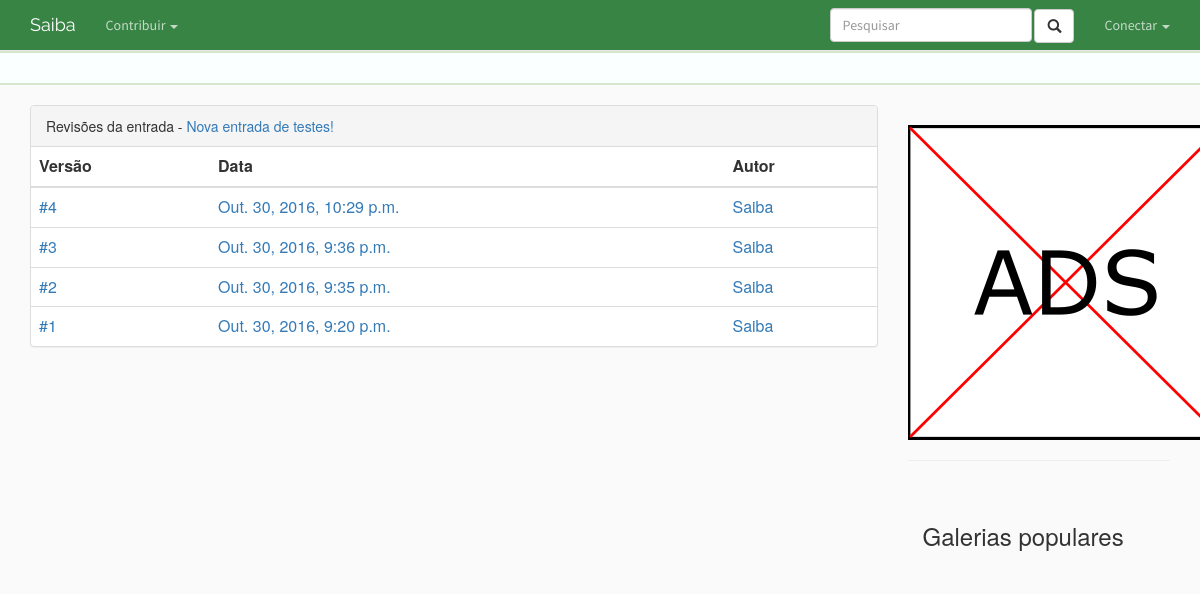
Page /entrada/nova-entrada-de-testes/historico on the committed database.
### entry/models.py (models this page shows, shortened)
class Entry(models.Model):
    author                  = models.ForeignKey(User, default=1)
    title                   = models.CharField(max_length=250)
    slug                    = models.SlugField(max_length=250, default="", blank=True, unique=True)
    status                  = models.ForeignKey(Status, default=1)
    category                = models.ForeignKey(Category, default=1)
    type                    = models.CharField(max_length=100, blank=True)
    date_origin             = models.CharField(max_length=100, blank=True)
    origin                  = models.CharField(max_length=100)
    icon                    = models.ImageField(upload_to='icon/', blank=True)
    icon_url                = models.URLField(blank=True)
    hidden                  = models.BooleanField(default=False)
    images_locked           = models.BooleanField(default=False)
    videos_locked           = models.BooleanField(default=False)
    comments_locked         = models.BooleanField(default=False)
    tags                    = models.ManyToManyField('home.Tag', blank=True)
    trending_points         = models.IntegerField(default=0)
    editorship              = models.ManyToManyField('profile.Profile', blank=True)
    view                    = GenericRelation('feedback.View')
    votes                   = GenericRelation('feedback.TrendingVote', related_query_name='entries')
    class Meta:
        verbose_name_plural = "entries"

class Revision(models.Model):
    author = models.ForeignKey(User, default=1)
    entry = models.ForeignKey(Entry, on_delete=models.CASCADE, related_name="revisions")
    content = models.TextField(max_length=2500)
    date = models.DateTimeField(auto_now_add=True, blank=True)
    hidden = models.BooleanField(default=False)

### entry/views.py (the view)
# urls.py: url(r'^(?P<entry_slug>[\w-]+)/historico$', views.history, name='history'),
def history(request, entry_slug):
    entry = get_object_or_404(Entry, slug=entry_slug)
    revisions = Revision.objects.filter(entry=entry, hidden=False).order_by('-id')
    context = {'revisions'  : revisions,
               'entry_name' : entry.title,
               'entry_slug' : entry.slug }
    return render(request, escape('entry/history.html'), context)

### entry/templates/entry/history.html (shortened to what this page needs)
﻿{% extends 'home/base.html' %}
{% block body %}
    <div class="panel panel-default">
        <div class="panel-heading">Revisões da entrada - <a href='{% url 'entry:detail' entry_slug %}'>{{ entry_name }}</a></div>
        <table class="table">
            <thead>
                <tr>
                    <th>Versão</th>
                    <th>Data</th>
                    <th>Autor</th>
                </tr>
            </thead>
            <tbody>
                {% for revision in revisions %}
                        <tr>
                            <td><a href='#'>#{{ forloop.revcounter }}</a></td>
                            <td><a href='{% url 'entry:revision' entry_slug revision.id %}'>{{ revision.date }}</a></td>
                            <td><a href='{% url 'profile:detail' revision.author.profile.slug %}'>{{revision.author.username}}</a></td>
                        </tr>
                {% endfor %}
            </tbody>
        </table>
    </div>
{% endblock %}

### home/templates/home/base.html (shortened to what this page needs)
﻿<!DOCTYPE html>
<html lang="pt-br">
    <head>
        {% load staticfiles %}
        <link rel="stylesheet" href="https://maxcdn.bootstrapcdn.com/bootstrap/3.3.6/css/bootstrap.min.css">
        <link rel="stylesheet" type="text/css" href="{% static 'home/style.css' %}"/>
        <link rel="stylesheet" type="text/css" href="{% static 'home/navbar.css' %}"/>
        <link rel="stylesheet" type="text/css" href="{% static 'home/base.css' %}"/>
    </head>
    <body>
        <nav id="saiba-navbar" class="navbar navbar-default navbar-fixed-top">
            <div class="container">
                <div class="navbar-header">
                    <a class="navbar-brand" href="{% url 'home:index' %}" style="font-family:Raleway;">Saiba</a>
                </div>
                <div id="navbar" class="navbar-collapse collapse" style="font-family:Source Sans Pro;">
                    <ul class="nav navbar-nav">
                        <li class="dropdown">
                            <a href="#" class="dropdown-toggle" data-toggle="dropdown" role="button" aria-haspopup="true" aria-expanded="false">Contribuir <span class="caret"></span></a>
                        </li>
                    </ul>
                    <ul class="nav navbar-nav navbar-right">
                        <li>
                            <form class="navbar-form navbar-left" action="{% url 'home:page_search' %}" method="get">
                                <div class="form-group">
                                    <input id="navbar-search" name="q" type="text" class="form-control" placeholder="Pesquisar" autocomplete="off">
                                    <button type="submit" class="btn btn-default glyphicon glyphicon-search"></button>
                                </div>
                            </form>
                        </li>
                        {% if user.is_authenticated %}
                            <li class="dropdown">
                                <a href="#" class="dropdown-toggle" data-toggle="dropdown" role="button" aria-haspopup="true" aria-expanded="false">{{user.username}} <span class="caret"></span></a>
                                <ul class="navbox-subitem dropdown-menu">
                                    <li><a href="{% url 'profile:detail' user.profile.slug %}">Perfil</a></li>
                                    <li role="separator" class="divider"></li>
                                    <li><a href="{% url 'home:logout' %}">Sair</a></li>
                                </ul>
                            </li>
                        {% else %}
                            <li class="dropdown">
                                <a href="#" class="dropdown-toggle" data-toggle="dropdown" role="button" aria-haspopup="true" aria-expanded="false">Conectar <span class="caret"></span></a>
                            </li>
                        {% endif %}
                    </ul>
                </div>
            </div>
        </nav>
        <div id="trending" class="col-md-12">
        </div>
        <div id="site-conteudo" class="col-md-12">
            <div id="site-contexto" class="col-md-9">
                {% block body %}
                {% endblock %}
            </div>
            <div id="sidebar" class="col-md-3">{% include "home/sidebar.html" %}</div>
        </div>
    </body>
</html>

### home/templates/home/sidebar.html (shortened to what this page needs)
﻿<section id="ads">
    <img src="/media/ad_test.png" class='media-object'/>
</section>
<hr/>
<section id="imagens-populares" class="container media col-md-12">
    <h2>Galerias populares</h2>
</section>

### home/static/home/style.css (style rules this page uses)
h2 { font-size: 24px; line-height: 40px; }

### home/static/home/base.css (style rules this page uses)
#trending { background-color: #faffff; padding: 15px 0px 15px 0px; border-width: 2px 0px 2px 0px; border-style: solid; border-color: #d7e7cf; margin-top: 15px; }
#site-conteudo { margin-top: 20px; }
.navbar-default { background-color: #388445; border-color: #E7E7E7; }
.navbar-default .navbar-brand { color: white; }
.navbar-default .navbar-nav > li > a { color: rgba(255, 255, 255, 0.7); }
.navbar-default .navbar-nav > .dropdown > a .caret { border-top-color: rgba(255, 255, 255, 0.7); border-bottom-color: rgba(255, 255, 255, 0.7); }

### rows in the picture
Entry: title "Nova entrada de testes!"
Revision: date "Out. 30, 2016, 10:29 p.m.", author.username "Saiba"
Revision: date "Out. 30, 2016, 9:36 p.m.", author.username "Saiba"
Revision: date "Out. 30, 2016, 9:35 p.m.", author.username "Saiba"
Revision: date "Out. 30, 2016, 9:20 p.m.", author.username "Saiba"
